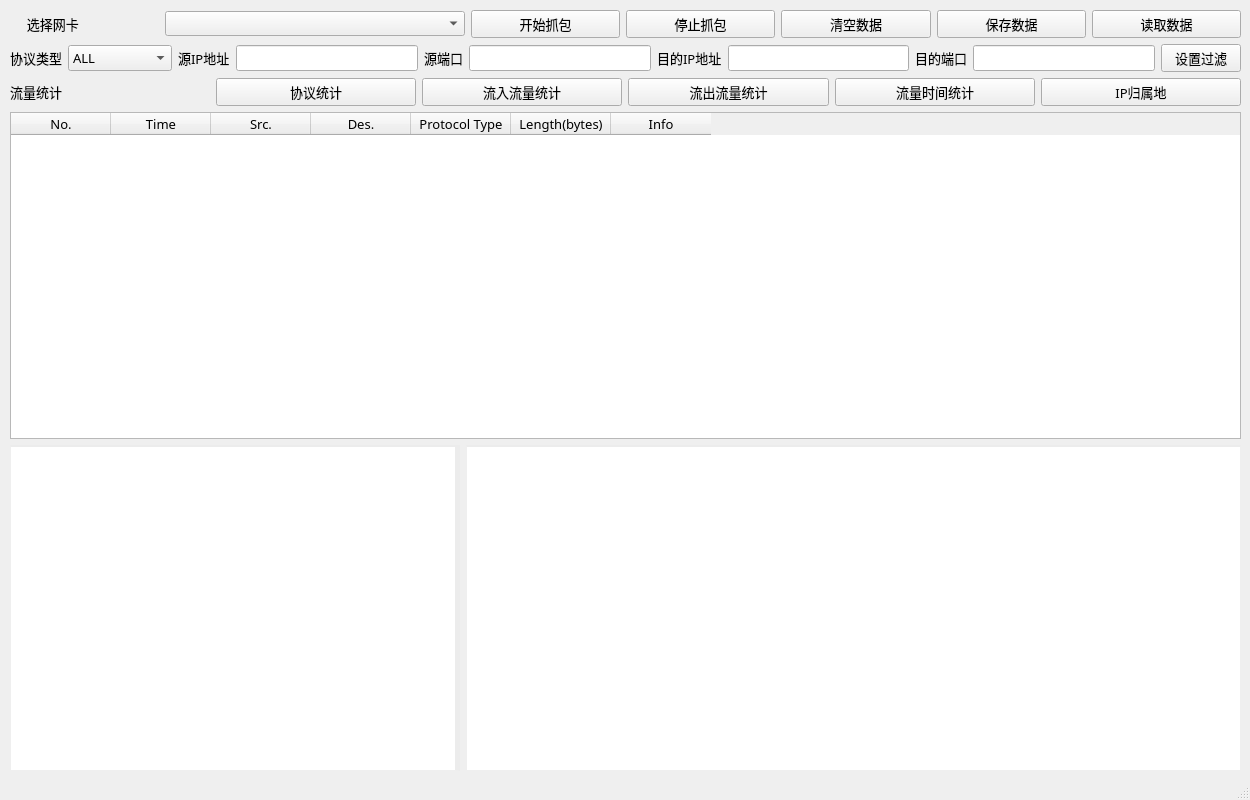
<?xml version="1.0" encoding="UTF-8"?>
<ui version="4.0">
 <class>MainWindow</class>
 <widget class="QMainWindow" name="MainWindow">
  <property name="geometry">
   <rect>
    <x>0</x>
    <y>0</y>
    <width>1250</width>
    <height>800</height>
   </rect>
  </property>
  <property name="minimumSize">
   <size>
    <width>1250</width>
    <height>800</height>
   </size>
  </property>
  <property name="maximumSize">
   <size>
    <width>1250</width>
    <height>800</height>
   </size>
  </property>
  <property name="font">
   <font>
    <family>微软雅黑</family>
    <pointsize>10</pointsize>
   </font>
  </property>
  <property name="windowTitle">
   <string>Sniffer</string>
  </property>
  <property name="iconSize">
   <size>
    <width>50</width>
    <height>50</height>
   </size>
  </property>
  <widget class="QWidget" name="centralwidget">
   <widget class="QWidget" name="layoutWidget">
    <property name="geometry">
     <rect>
      <x>10</x>
      <y>10</y>
      <width>1231</width>
      <height>761</height>
     </rect>
    </property>
    <layout class="QVBoxLayout" name="verticalLayout">
     <item>
      <layout class="QHBoxLayout" name="TophorizontalLayout">
       <item>
        <widget class="QLabel" name="chooseNIClabel">
         <property name="minimumSize">
          <size>
           <width>50</width>
           <height>0</height>
          </size>
         </property>
         <property name="font">
          <font>
           <family>微软雅黑</family>
           <pointsize>10</pointsize>
          </font>
         </property>
         <property name="text">
          <string>     选择网卡</string>
         </property>
        </widget>
       </item>
       <item>
        <widget class="QComboBox" name="chooseNICComboBox">
         <property name="minimumSize">
          <size>
           <width>300</width>
           <height>0</height>
          </size>
         </property>
         <property name="maximumSize">
          <size>
           <width>200</width>
           <height>16777215</height>
          </size>
         </property>
         <property name="font">
          <font>
           <family>微软雅黑</family>
           <pointsize>9</pointsize>
          </font>
         </property>
         <property name="currentText">
          <string/>
         </property>
        </widget>
       </item>
       <item>
        <widget class="QPushButton" name="startCaptureBtn">
         <property name="text">
          <string>开始抓包</string>
         </property>
        </widget>
       </item>
       <item>
        <widget class="QPushButton" name="stopCapture">
         <property name="text">
          <string>停止抓包</string>
         </property>
        </widget>
       </item>
       <item>
        <widget class="QPushButton" name="clearDataBtn">
         <property name="text">
          <string>清空数据</string>
         </property>
        </widget>
       </item>
       <item>
        <widget class="QPushButton" name="saveDataBtn">
         <property name="text">
          <string>保存数据</string>
         </property>
        </widget>
       </item>
       <item>
        <widget class="QPushButton" name="readDataBtn">
         <property name="text">
          <string>读取数据</string>
         </property>
        </widget>
       </item>
      </layout>
     </item>
     <item>
      <layout class="QHBoxLayout" name="MidhorizontalLayout">
       <item>
        <widget class="QLabel" name="proTypeLabel">
         <property name="font">
          <font>
           <family>微软雅黑</family>
           <pointsize>10</pointsize>
          </font>
         </property>
         <property name="text">
          <string>协议类型</string>
         </property>
        </widget>
       </item>
       <item>
        <widget class="QComboBox" name="proTypeChooseBox">
         <property name="font">
          <font>
           <family>微软雅黑</family>
           <pointsize>10</pointsize>
          </font>
         </property>
         <item>
          <property name="text">
           <string>ALL</string>
          </property>
         </item>
         <item>
          <property name="text">
           <string>ARP ONLY</string>
          </property>
         </item>
         <item>
          <property name="text">
           <string>TCP ONLY</string>
          </property>
         </item>
         <item>
          <property name="text">
           <string>UDP ONLY</string>
          </property>
         </item>
         <item>
          <property name="text">
           <string>TCP OR UDP</string>
          </property>
         </item>
         <item>
          <property name="text">
           <string>IP ONLY</string>
          </property>
         </item>
        </widget>
       </item>
       <item>
        <widget class="QLabel" name="srcIPLabel">
         <property name="font">
          <font>
           <family>微软雅黑</family>
           <pointsize>10</pointsize>
          </font>
         </property>
         <property name="text">
          <string>源IP地址</string>
         </property>
        </widget>
       </item>
       <item>
        <widget class="QLineEdit" name="srcIPLineEdit">
         <property name="text">
          <string/>
         </property>
        </widget>
       </item>
       <item>
        <widget class="QLabel" name="srcPortLabel">
         <property name="font">
          <font>
           <family>微软雅黑</family>
           <pointsize>10</pointsize>
          </font>
         </property>
         <property name="text">
          <string>源端口</string>
         </property>
        </widget>
       </item>
       <item>
        <widget class="QLineEdit" name="srcPortLineEdit">
         <property name="text">
          <string/>
         </property>
        </widget>
       </item>
       <item>
        <widget class="QLabel" name="desIPLabel">
         <property name="font">
          <font>
           <family>微软雅黑</family>
           <pointsize>10</pointsize>
          </font>
         </property>
         <property name="text">
          <string>目的IP地址</string>
         </property>
        </widget>
       </item>
       <item>
        <widget class="QLineEdit" name="desIPLineEdit">
         <property name="text">
          <string/>
         </property>
        </widget>
       </item>
       <item>
        <widget class="QLabel" name="desPortLabel">
         <property name="font">
          <font>
           <family>微软雅黑</family>
           <pointsize>10</pointsize>
          </font>
         </property>
         <property name="text">
          <string>目的端口</string>
         </property>
        </widget>
       </item>
       <item>
        <widget class="QLineEdit" name="desPortLineEdit">
         <property name="text">
          <string/>
         </property>
        </widget>
       </item>
       <item>
        <widget class="QPushButton" name="filterBtn">
         <property name="font">
          <font>
           <family>微软雅黑</family>
           <pointsize>10</pointsize>
          </font>
         </property>
         <property name="text">
          <string>设置过滤</string>
         </property>
        </widget>
       </item>
      </layout>
     </item>
     <item>
      <layout class="QHBoxLayout" name="analysisHLayout">
       <item>
        <widget class="QLabel" name="analysisLabel">
         <property name="font">
          <font>
           <family>微软雅黑</family>
           <pointsize>10</pointsize>
          </font>
         </property>
         <property name="text">
          <string>流量统计</string>
         </property>
        </widget>
       </item>
       <item>
        <widget class="QPushButton" name="ProtoCntBnt">
         <property name="text">
          <string>协议统计</string>
         </property>
        </widget>
       </item>
       <item>
        <widget class="QPushButton" name="inFlowCntBnt">
         <property name="text">
          <string>流入流量统计</string>
         </property>
        </widget>
       </item>
       <item>
        <widget class="QPushButton" name="outFlowCntBnt">
         <property name="text">
          <string>流出流量统计</string>
         </property>
        </widget>
       </item>
       <item>
        <widget class="QPushButton" name="flowTimeCntBnt">
         <property name="text">
          <string>流量时间统计</string>
         </property>
        </widget>
       </item>
       <item>
        <widget class="QPushButton" name="ipMapBnt">
         <property name="text">
          <string>IP归属地</string>
         </property>
        </widget>
       </item>
      </layout>
     </item>
     <item>
      <widget class="QTableWidget" name="pktInfoTable">
       <property name="editTriggers">
        <set>QAbstractItemView::NoEditTriggers</set>
       </property>
       <property name="selectionBehavior">
        <enum>QAbstractItemView::SelectRows</enum>
       </property>
       <property name="columnCount">
        <number>7</number>
       </property>
       <attribute name="verticalHeaderVisible">
        <bool>false</bool>
       </attribute>
       <column>
        <property name="text">
         <string>No.</string>
        </property>
        <property name="font">
         <font>
          <strikeout>false</strikeout>
         </font>
        </property>
       </column>
       <column>
        <property name="text">
         <string>Time</string>
        </property>
       </column>
       <column>
        <property name="text">
         <string>Src.</string>
        </property>
       </column>
       <column>
        <property name="text">
         <string>Des.</string>
        </property>
       </column>
       <column>
        <property name="text">
         <string>Protocol Type</string>
        </property>
       </column>
       <column>
        <property name="text">
         <string>Length(bytes)</string>
        </property>
       </column>
       <column>
        <property name="text">
         <string>Info</string>
        </property>
       </column>
      </widget>
     </item>
     <item>
      <layout class="QHBoxLayout" name="BomhorizontalLayout">
       <item>
        <widget class="QTextEdit" name="pktDetailWin">
         <property name="minimumSize">
          <size>
           <width>0</width>
           <height>0</height>
          </size>
         </property>
         <property name="maximumSize">
          <size>
           <width>450</width>
           <height>16777215</height>
          </size>
         </property>
         <property name="font">
          <font>
           <family>微软雅黑</family>
           <pointsize>10</pointsize>
          </font>
         </property>
         <property name="styleSheet">
          <string notr="true">border-right:5px solid #ECECEC;border-top:2px solid #ECECEC</string>
         </property>
         <property name="readOnly">
          <bool>true</bool>
         </property>
         <property name="html">
          <string>&lt;!DOCTYPE HTML PUBLIC &quot;-//W3C//DTD HTML 4.0//EN&quot; &quot;http://www.w3.org/TR/REC-html40/strict.dtd&quot;&gt;
&lt;html&gt;&lt;head&gt;&lt;meta name=&quot;qrichtext&quot; content=&quot;1&quot; /&gt;&lt;style type=&quot;text/css&quot;&gt;
p, li { white-space: pre-wrap; }
&lt;/style&gt;&lt;/head&gt;&lt;body style=&quot; font-family:'微软雅黑','微软雅黑'; font-size:10pt; font-weight:400; font-style:normal;&quot;&gt;
&lt;p style=&quot;-qt-paragraph-type:empty; margin-top:0px; margin-bottom:0px; margin-left:0px; margin-right:0px; -qt-block-indent:0; text-indent:0px;&quot;&gt;&lt;br /&gt;&lt;/p&gt;&lt;/body&gt;&lt;/html&gt;</string>
         </property>
        </widget>
       </item>
       <item>
        <widget class="QTextEdit" name="hexDumpWin">
         <property name="minimumSize">
          <size>
           <width>0</width>
           <height>0</height>
          </size>
         </property>
         <property name="styleSheet">
          <string notr="true">border-top:2px solid #ECECEC</string>
         </property>
         <property name="readOnly">
          <bool>true</bool>
         </property>
         <property name="html">
          <string>&lt;!DOCTYPE HTML PUBLIC &quot;-//W3C//DTD HTML 4.0//EN&quot; &quot;http://www.w3.org/TR/REC-html40/strict.dtd&quot;&gt;
&lt;html&gt;&lt;head&gt;&lt;meta name=&quot;qrichtext&quot; content=&quot;1&quot; /&gt;&lt;style type=&quot;text/css&quot;&gt;
p, li { white-space: pre-wrap; }
&lt;/style&gt;&lt;/head&gt;&lt;body style=&quot; font-family:'微软雅黑'; font-size:10pt; font-weight:400; font-style:normal;&quot;&gt;
&lt;p style=&quot;-qt-paragraph-type:empty; margin-top:0px; margin-bottom:0px; margin-left:0px; margin-right:0px; -qt-block-indent:0; text-indent:0px;&quot;&gt;&lt;br /&gt;&lt;/p&gt;&lt;/body&gt;&lt;/html&gt;</string>
         </property>
        </widget>
       </item>
      </layout>
     </item>
    </layout>
   </widget>
  </widget>
  <widget class="QStatusBar" name="statusbar"/>
 </widget>
 <resources/>
 <connections/>
</ui>
